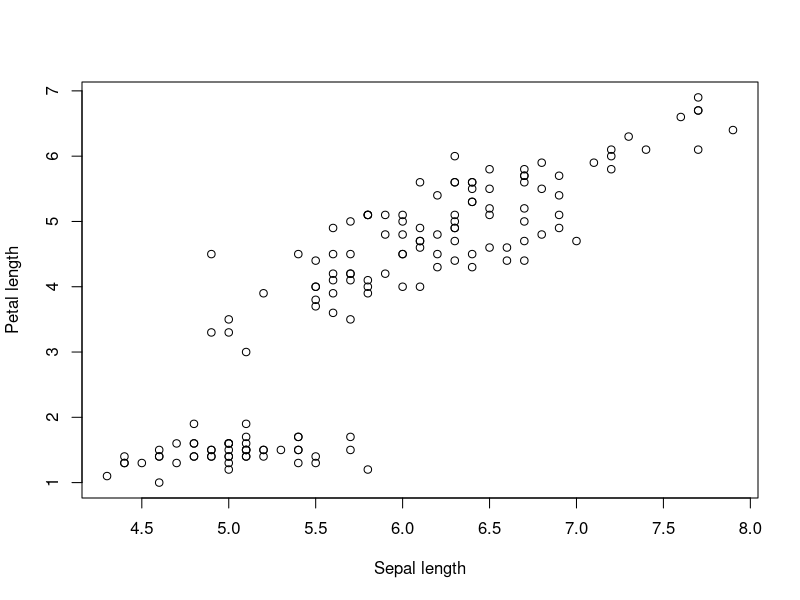

Write the R code that produced this figure.
## 04_Plotting Exercise answers

# Exercise #1
# Pull up the plot help page.
# What arguments would you use to change the x and y axis label?

#Answer: xlab = and y lab =

#Change the axes labels for the first graph we did.

plot(iris$Sepal.Length, iris$Petal.Length,
     xlab = 'Sepal length',
     ylab = 'Petal length')
